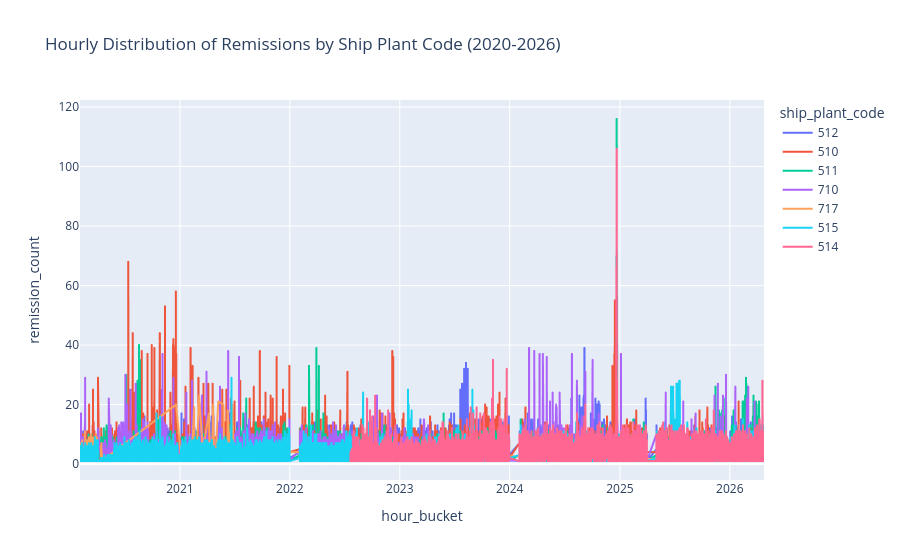

The cell this chart's notebook holds for it:
### Code cell
# Analyze hourly distribution of remission count by ship_plant_code
hourly_distribution = (
    remissions
    .assign(hour_bucket=remissions["start_time"].dt.floor("h"))
    .groupby(["hour_bucket", "ship_plant_code"], as_index=False)
    .size()
    .rename(columns={"size": "remission_count"})
)

hourly_distribution["u_Volumen"] = hourly_distribution["remission_count"]

fig = px.line(
    hourly_distribution,
    x="hour_bucket",
    y="remission_count",
    color="ship_plant_code",
    title="Hourly Distribution of Remissions by Ship Plant Code (2020-2026)"
)
fig.show()

### Figure 1 — Plotly figure (JSON) as saved in the notebook; plotly's stock layout.template omitted (floating-point values rounded to 4 significant figures; data arrays with more than 128 entries replaced by an {"elided": "..."} marker saying what was removed)
{"data": [{"hovertemplate": "ship_plant_code=512<br>hour_bucket=%{x}<br>remission_count=%{y}<extra></extra>", "legendgroup": "512", "line": {"color": "#636efa", "dash": "solid"}, "marker": {"symbol": "circle"}, "mode": "lines", "name": "512", "showlegend": true, "type": "scattergl", "x": {"elided": "16298 str values"}, "xaxis": "x", "y": {"elided": "16298 int values"}, "yaxis": "y"}, {"hovertemplate": "ship_plant_code=510<br>hour_bucket=%{x}<br>remission_count=%{y}<extra></extra>", "legendgroup": "510", "line": {"color": "#EF553B", "dash": "solid"}, "marker": {"symbol": "circle"}, "mode": "lines", "name": "510", "showlegend": true, "type": "scattergl", "x": {"elided": "15307 str values"}, "xaxis": "x", "y": {"elided": "15307 int values"}, "yaxis": "y"}, {"hovertemplate": "ship_plant_code=511<br>hour_bucket=%{x}<br>remission_count=%{y}<extra></extra>", "legendgroup": "511", "line": {"color": "#00cc96", "dash": "solid"}, "marker": {"symbol": "circle"}, "mode": "lines", "name": "511", "showlegend": true, "type": "scattergl", "x": {"elided": "15631 str values"}, "xaxis": "x", "y": {"elided": "15631 int values"}, "yaxis": "y"}, {"hovertemplate": "ship_plant_code=710<br>hour_bucket=%{x}<br>remission_count=%{y}<extra></extra>", "legendgroup": "710", "line": {"color": "#ab63fa", "dash": "solid"}, "marker": {"symbol": "circle"}, "mode": "lines", "name": "710", "showlegend": true, "type": "scattergl", "x": {"elided": "12658 str values"}, "xaxis": "x", "y": {"elided": "12658 int values"}, "yaxis": "y"}, {"hovertemplate": "ship_plant_code=717<br>hour_bucket=%{x}<br>remission_count=%{y}<extra></extra>", "legendgroup": "717", "line": {"color": "#FFA15A", "dash": "solid"}, "marker": {"symbol": "circle"}, "mode": "lines", "name": "717", "showlegend": true, "type": "scattergl", "x": {"elided": "507 str values"}, "xaxis": "x", "y": {"elided": "507 int values"}, "yaxis": "y"}, {"hovertemplate": "ship_plant_code=515<br>hour_bucket=%{x}<br>remission_count=%{y}<extra></extra>", "legendgroup": "515", "line": {"color": "#19d3f3", "dash": "solid"}, "marker": {"symbol": "circle"}, "mode": "lines", "name": "515", "showlegend": true, "type": "scattergl", "x": {"elided": "15283 str values"}, "xaxis": "x", "y": {"elided": "15283 int values"}, "yaxis": "y"}, {"hovertemplate": "ship_plant_code=514<br>hour_bucket=%{x}<br>remission_count=%{y}<extra></extra>", "legendgroup": "514", "line": {"color": "#FF6692", "dash": "solid"}, "marker": {"symbol": "circle"}, "mode": "lines", "name": "514", "showlegend": true, "type": "scattergl", "x": {"elided": "9198 str values"}, "xaxis": "x", "y": {"elided": "9198 int values"}, "yaxis": "y"}], "layout": {"legend": {"title": {"text": "ship_plant_code"}, "tracegroupgap": 0}, "title": {"text": "Hourly Distribution of Remissions by Ship Plant Code (2020-2026)"}, "xaxis": {"anchor": "y", "domain": [0, 1], "title": {"text": "hour_bucket"}}, "yaxis": {"anchor": "x", "domain": [0, 1], "title": {"text": "remission_count"}}}}
